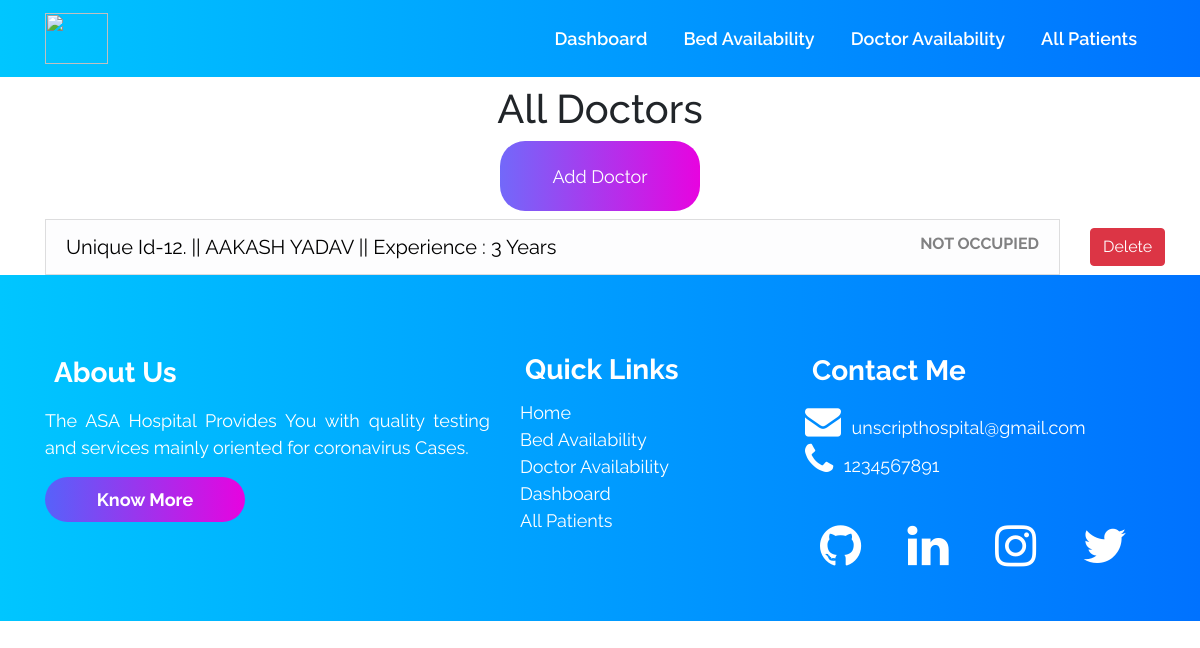
/doctoravailability/, run on an earlier commit of the app's database.
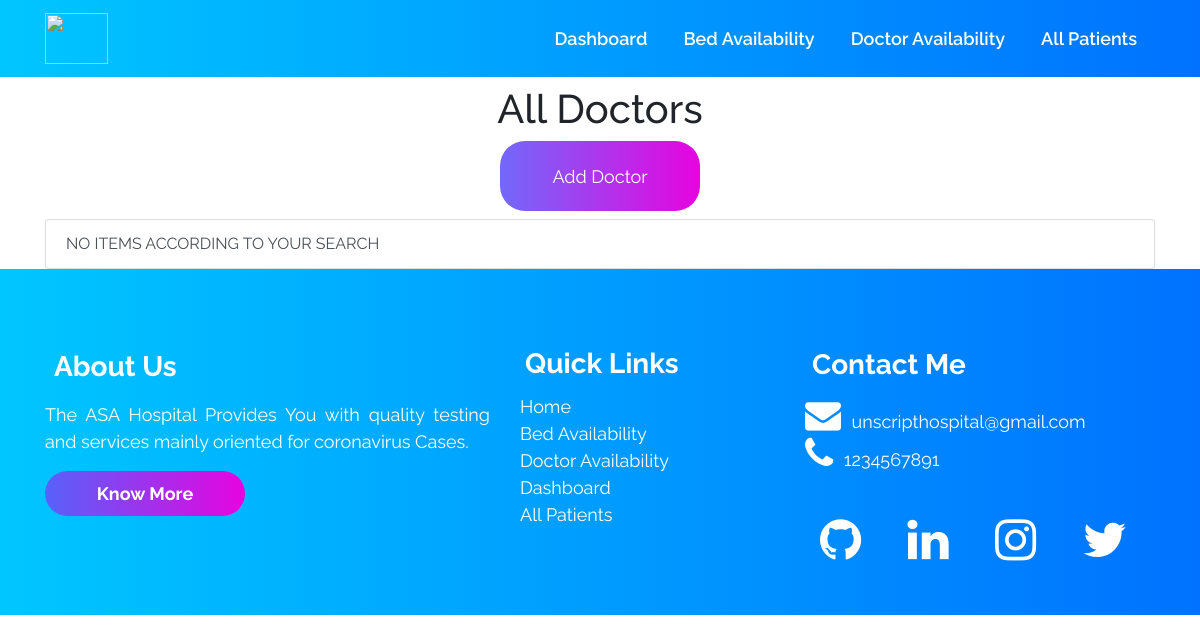
And on a later commit of the database.
### accounts/models.py (models this page shows, shortened)
class Doctor (models.Model):
    doctor_id = models.AutoField(primary_key=True)
    name = models.CharField(max_length=500, default="")
    phone = models.CharField(default="", max_length=500)
    experience_in_years = models.IntegerField(default=0)
    occupied = models.BooleanField(default=False)

### accounts/views.py (the view)
# urls.py: path("doctoravailability/", views.doctoravailability,
def doctoravailability(request):
    all_doctor_objects = Doctor.objects.all()
    context = {'all_doctors': all_doctor_objects}
    return render(request, 'doctoravailability.html', context)

### templates/doctoravailability.html (shortened to what this page needs)
{% extends 'innerbase.html' %}
{% load static %}
{% block cssLinks %}
<link rel="stylesheet" href="{% static 'css/doctoravailability.css' %}">
{% endblock %}
{% block body %}
<div class="container">
    <h1 class="text-center heading my-2">All Doctors</h1>
    <div class="container text-center my-2">
        <a href="/adddoctor">
            <button class="commonbuttons text-center">Add Doctor</button>
        </a>
    </div>
    <ul class="list-group">
        {% for doctor in all_doctors %}
        <div class="row">
            <div class="col-11">
                <a href="/doctors/{{doctor.doctor_id}}" style="text-decoration: none;">
                    <li class="list-group-item list-group-item-action
                    {% if doctor.occupied %} list-group-item-danger {% else %} list-group-item-light {% endif %}
                    ">
                        <div class="row">
                            <div class="col-md-9 header-of-list">
                                Unique Id-{{doctor.pk}}. || {{doctor.name}} || Experience :
                                {{doctor.experience_in_years}} Years
                            </div>
                            <div class="col-md-3 text-right">
                                <b>
                                    {% if doctor.occupied %} OCCUPIED {% else %} NOT OCCUPIED {% endif %}
                                </b>
                            </div>
                        </div>
                    </li>
                </a>
            </div>
            <div class="col-1 text-center align-self-center">
                <button type="button" class="btn btn-danger" data-bs-toggle="modal" data-bs-target="#exampleModal">
                    Delete
                </button>
            </div>
        </div>
        {% empty %}
        <li class="list-group-item list-group-item-action">NO ITEMS ACCORDING TO YOUR SEARCH</li>
        {% endfor %}
    </ul>
</div>
{% endblock %}

What changed in the data, as far as the page shows it:
removed Doctor: pk "12", name "AAKASH YADAV", experience_in_years "3", occupied "NOT OCCUPIED"
Also different on the page:
text now shown: "NO ITEMS ACCORDING TO YOUR SEARCH"
